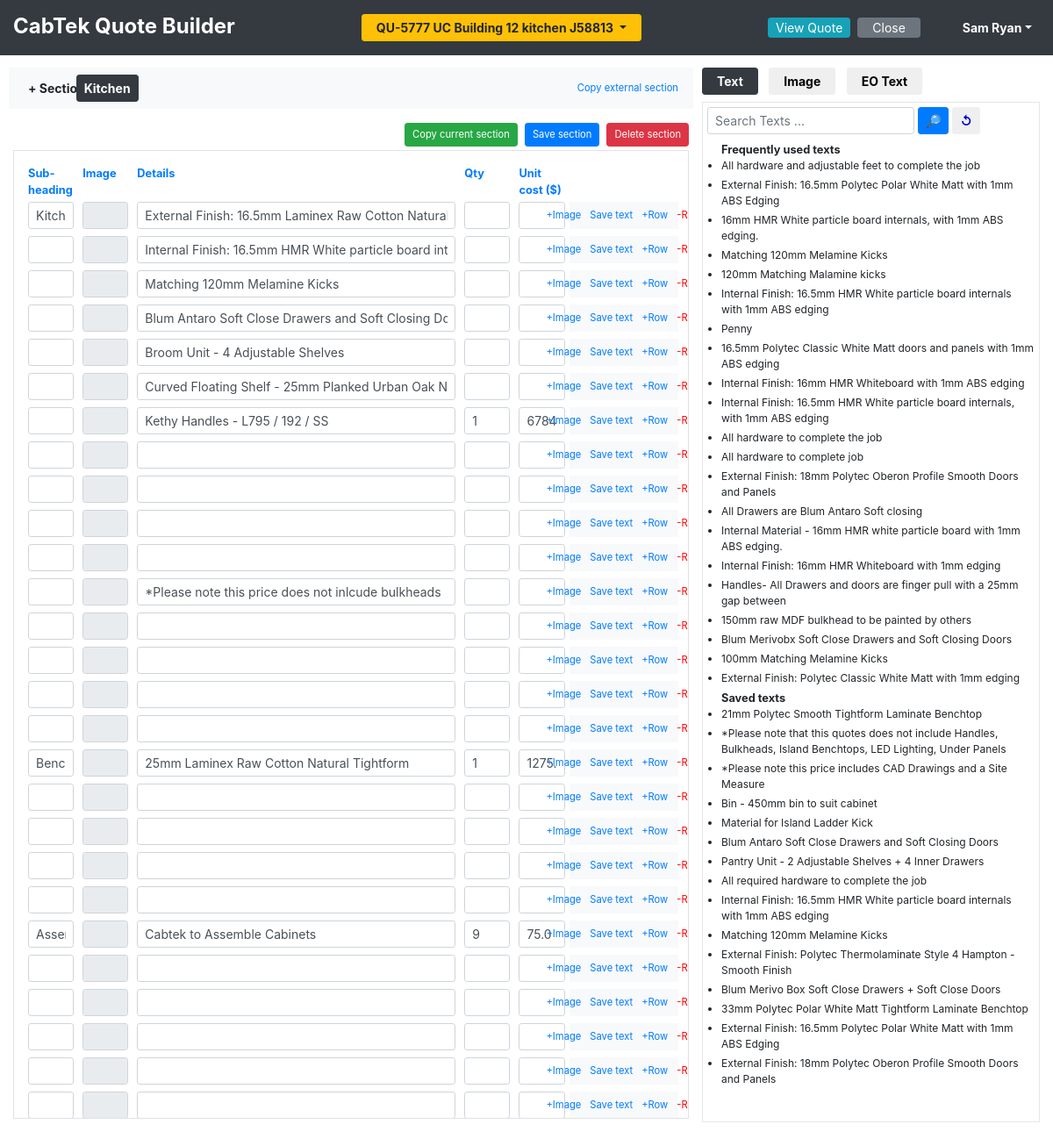
Screenshot of /add_quote_details/QU-5777 UC Building 12 kitchen J58813 (signed in) with the database file from the repository.
### tables this page shows
CREATE TABLE quotes_table (
            quote_id INTEGER PRIMARY KEY AUTOINCREMENT,
            quote_name TEXT NOT NULL UNIQUE,
            user_id INTEGER NOT NULL,
            date_quote_created TEXT,
            customer_name TEXT,
            customer_email TEXT,
            customer_phone_no TEXT,
            delivery_info TEXT,
            quote_name_lower_case TEXT,
            time_stamp INTEGER,
            rev_date TEXT,
            is_template TEXT,
            quote_status_id INTEGER
        , revision_dates TEXT, joinery_supply_type TEXT, is_diy Text, company_id Integer);

CREATE TABLE user_table (
            user_id Integer PRIMARY KEY AUTOINCREMENT,
            user_name TEXT NOT NULL UNIQUE,
            full_name TEXT NOT NULL,
            email_id TEXT NOT NULL,
            user_password TEXT NOT NULL,
            mobile_no TEXT,
            phone_no TEXT,
            user_type_id Integer
            
        );

CREATE TABLE section_names_table (
            section_name_id INTEGER PRIMARY KEY AUTOINCREMENT,
            section_name TEXT NOT NULL UNIQUE,
            section_name_lower_case TEXT  
        );

CREATE TABLE frequently_used_text_table (
            id INTEGER PRIMARY KEY AUTOINCREMENT,
            user_id INTEGER NOT NULL,
            text TEXT NOT NULL,
            count INTEGER,
            text_lower_case TEXT
        );

CREATE TABLE texts_table (
            text_id INTEGER PRIMARY KEY AUTOINCREMENT,
            user_id INTEGER,
            text TEXT NOT NULL,
            text_lower_case TEXT,
            time_stamp INTEGER
        );

### app.py (the view, shortened to what this page needs)
@app.route('/add_quote_details/<quote_name>', methods=['GET'])
@app.route('/add_quote_details/<quote_name>/<add_new_section>/<section_name>', methods=['GET'])
def add_quote_details(quote_name, section_name = "none", add_new_section = "no"):
    try:
        if 'user_info' in session:
            selected_section_name = None
            user_id = session['user_info']['user_id']
            section_name = section_name.strip()
            add_new_section = add_new_section.strip()
            all_images = quote_builder_db.get_all_images()
            all_image_tags = quote_builder_db.get_all_image_tags()
            texts_by_user_id = quote_builder_db.get_texts_by_user_id(user_id)
            frequently_used_texts_by_user_id = quote_builder_db.get_frequently_used_texts_by_user_id(user_id)
            all_section_names = quote_builder_db.get_all_section_names()
            all_section_image_size = quote_builder_db.get_all_section_image_size()
            quote_data = quote_builder_db.get_quote_data(quote_name)
            quote_info = quote_builder_db.get_quote_info_by_quote_name(quote_name)
            quote_info['quoted_by'] = quote_builder_db.get_user_info_by_id(user_id)['full_name']
            eo_excel_text = []
            eo_excel_by_user_id = quote_builder_db.get_eo_excel_by_user_id(user_id)
            if eo_excel_by_user_id :
                eo_excel_id = eo_excel_by_user_id[0]['id']
                eo_excel_text = quote_builder_db.get_eo_excel_text_by_eo_excel_id(eo_excel_id)
            if quote_name and section_name == 'none' and add_new_section == 'no':
                section_names = quote_data['section_names']
                if section_names:
                    selected_section_name = section_names[0]
                    return render_template('add_quote_details.html', all_images=all_images, quote_info=quote_info, texts_by_user_id=texts_by_user_id, all_section_names=all_section_names , quote_data =quote_data, selected_section_name = selected_section_name , page_name = 'add_quote_details' , eo_excel_text = eo_excel_text, all_image_tags = all_image_tags , all_section_image_size = all_section_image_size, frequently_used_texts_by_user_id = frequently_used_texts_by_user_id)
        else:
            return render_template('login_error.html')
    except Exception as ex:
        print(f'Error:"{ex}" [In function {inspect.stack()[0][3]}]')

### templates/add_quote_details.html (shortened to what this page needs)
{% include "header.html" %}
<div class="main-div">
    {% if 'user_info' in session %}
    <div class="row " style="overflow-x: hidden;">
        <div class="col-md-8 pt-1" id="add_quote_details_div">
            <div class="row">
                <div class="col-md-12">
                    <div class="form-row bg-light p-2">
                        <div class="col-md-1">
                            <button class="btn btn-light bold btn-sm  " onclick="AddNewSection()">+ Section</button>
                        </div>
                        <div class="col-md-9 " id="section_names_div">
                            {% if quote_data['section_names']|length > 0 %}
                            {% for section_name in quote_data['section_names'] %}
                            {% if section_name == selected_section_name %}
                            <a href="#" onclick="sectionNameOnClick(this)" type="button" class="btn btn-sm  d-inline-block bold btn-dark">{{section_name}}</a>
                            {% else %}
                            <a href="#" onclick="sectionNameOnClick(this)" type="button" class="btn btn-sm  d-inline-block bold text-dark underline">{{section_name}}</a>
                            {% endif %}
                            {% endfor %}
                            {% endif %}
                        </div>
                        <div class="col-md-2 d-flex justify-content-end px-0">
                            <button type="button" class="btn btn-link btn-sm" data-user_id="{{ session['user_info']['user_id'] }}"  id="copy_external_section_btn" onclick="loadModalCopyExternalSection(this)"> <small>Copy external section</small></button>
                        </div>
                    </div>
                </div>
            </div>
            <div class="form-row mt-3 mb-1">
                <div class="col-md-12 d-flex justify-content-end">
                    <button type="button" class="btn btn-sm   btn-success   d-inline-block ml-2 {{ '' if selected_section_name else 'hide' }}" id="copy_current_section_btn" onclick="copyCurrentSection()"> <small>Copy current section</small></button>
                    <button type="button" class="btn btn-sm  btn-primary   d-inline-block ml-2 {{ '' if selected_section_name else 'hide' }}" id="save_section_btn" onclick="saveCurrentSectionDetailsToDB()"><small>Save section</small></button>
                    <button type="button" class="btn btn-sm  btn-danger    d-inline-block ml-2 {{ '' if selected_section_name else 'hide' }}" id="delete_section_btn" onclick="deleteSelectedSection()"> <small class="">Delete section</small></button>
                </div>
            </div>
            <div class="border  p-3 {{ '' if quote_data['section_names']|length > 0 else 'hide' }}" id="quote_detail_div" style="overflow-x: hidden; overflow-y: auto; height: 78vh;">
                {% if selected_section_name %}
                <div class="form-row">
                    <div class="col-md-1 mb-1 text-primary "><small class="bold">Sub-heading</small></div>
                    <div class="col-md-1 mb-1 text-primary "><small class="bold">Image</small></div>
                    <div class="col-md-6 mb-1 text-primary "><small class="bold">Details</small></div>
                    <div class="col-md-1 mb-1 text-primary "><small class="bold">Qty</small></div>
                    <div class="col-md-1 mb-1 text-primary "><small class="bold">Unit cost ($)</small></div>
                    <div class="col-md-2 mb-1 text-primary "><small class="bold"></small></div>
                </div>
                {% endif %}
                {% set section_data = quote_data['all_sections_data'][selected_section_name] %}
                <div class="" id="section_details_div">
                    {% if selected_section_name %}
                    {% set section_detail_rows = section_data['section_detail_rows'] %}
                    {% for row in section_detail_rows %}
                    <div class="form-row section_detail_row mb-2" id="section_detail_row_{{loop.index}}">
                        <div class="col-md-1">
                            <input type="text" class="form-control form-control-sm" name="section_sub_heading_{{loop.index}}" autocomplete="off" value="{{row['section_sub_heading']}}">
                        </div>
                        <div class="col-md-1">
                            <input type="text" class="form-control form-control-sm" name="section_image_row_{{loop.index}}" autocomplete="off" value="{{row['section_image_row']}}" readonly tabindex="-1">
                        </div>
                        <div class="col-md-6">
                            <input type="text" class="form-control form-control-sm " name="section_text_row_{{loop.index}}" autocomplete="off" value="{{row['section_text']}}">
                        </div>
                        <div class="col-md-1">
                            <input type="number" class="form-control form-control-sm" name="section_qty_row_{{loop.index}}" autocomplete="off" value="{{ '' if row['section_qty_row'] == 0 else row['section_qty_row'] }}">
                        </div>
                        <div class="col-md-1">
                            <input type="number" class="form-control form-control-sm" name="unit_cost_row_{{loop.index}}" autocomplete="off" value="{{ '' if row['section_unit_cost_row'] == 0 else row['section_unit_cost_row']}}">
                        </div>
                        <div class="col-md-2 bg-light d-flex justify-content-center px-0">
                            <button type="button" class="btn btn-sm btn-link  px-1" name="add_remove_row_image_btn_{{loop.index}}" data-img_inp_name="section_image_row_{{loop.index}}" onclick="addRemoveRowImage(this)" tabindex="-1">
                                {% if row['section_image_row']|length > 0 %} <small class="text-red">-Image</small> {% else %} <small>+Image</small> {% endif %}
                            </button>
                            <button type="button" class="btn btn-sm btn-link px-1" onclick="saveTextToDb('section_detail_row_{{loop.index}}' , 'section_text_row_{{loop.index}}')" tabindex="-1"><small>Save text</small></button>
                            <button type="button" class="btn btn-sm btn-link px-1" onclick="addNewSectionDetailsRowBelow('section_detail_row_{{loop.index}}')" tabindex="-1"><small>+Row</small></button>
                            <button type="button" class="btn btn-sm btn-link px-1 text-red" onclick="removeSectionDetailsRow('section_detail_row_{{loop.index}}')" tabindex="-1"><small>-Row</small></button>
                        </div>
                    </div>
                    {% endfor %}
                    {% endif %}
                </div>
            </div>
        </div>
        <div class="col-md-4 pl-0 pt-1 {{ '' if quote_data['section_names']|length > 0 else 'hide' }}" id="add_resources_div">
            <div class="mb-2">
                <button type="button" id="addTextBtn" class="btn btn-sm btn-dark  bold pl-3 pr-3 mr-2" onclick="showAddTextDiv()">Text</button>
                <button type="button" id="addImageBtn" class="btn btn-sm  bold pl-3 pr-3 mr-2" onclick="showAddImageDiv()">Image</button>
                <button type="button" id="addEoTextBtn" class="btn btn-sm   bold pl-3 pr-3" onclick="showAddEoTextDiv()">EO Text</button>
            </div>
            <div id="addTextDiv" class=" color-border">
                <div class="row mb-2">
                    <div class="col-md-12 ">
                        <div class="input-group" id="text_serach_div">
                            <div class="form-outline mr-1">
                                <input type="text" id="text_search_input" name="text_search_word" placeholder="Search Texts ..." class="form-control form-control-sm" autocomplete="off" tabindex="0" />
                            </div>
                            <button type="button" class="btn btn-sm btn-primary  mr-1" onclick="getSearchedTextsFromDb()"> &#128270; </button>
                            <button type="button" class="btn btn-sm text-blue bold  " onclick="refreshTextResultDiv()"> &#8634; </button>
                        </div>
                    </div>
                </div>
                <div id="text_display_div" style=" overflow-x: hidden; overflow-y: auto; height: 78.5vh;">
                    <ul id="frequently_used_text_ul_block" class="pl-3 my-0">
                        {% if frequently_used_texts_by_user_id %}
                        <small class="bold">Frequently used texts</small>
                        {% for text in frequently_used_texts_by_user_id %}
                        <li class="mb-1" id="frequently_used_text_li_id_{{text['id']}}">
                            <span class="pr-1" onclick="addTextToQuoteDetail(this.id)" id="frequently_used_text_id_{{text['id']}}">{{text['text']}}</span>
                        </li>
                        {% endfor %}
                        {% endif %}
                    </ul>
                    <ul id="text_ul_block" class="pl-3">
                        {% if texts_by_user_id %}
                        <small class="bold">Saved texts</small>
                        {% for text in texts_by_user_id %}
                        <li class="mb-1" id="text_li_id_{{ text['text_id'] }}">
                            <span class="pr-1" onclick="addTextToQuoteDetail(this.id)" id="text_id_{{text['text_id']}}">{{text['text']}}</span>
                        </li>
                        {% endfor %}
                        {% endif %}
                    </ul>
                </div>
            </div>
        </div>
    </div>
    {% else %}
    <center>
        <p class=" text-red">Ooopss.. Seems like you are logged out..</p>
        <a href="{{url_for('login')}}"> Click here to login again </a>
    </center>
    {% endif %}
</div>
{% include "footer.html" %}

### templates/header.html (shortened to what this page needs)
<html lang="en">
{% set active_page = page_name %}
<head>
    <link href="{{ url_for('static', filename='vendor/bootstrap4/css/bootstrap.min.css') }}" rel="stylesheet">
    <link href="{{ url_for('static', filename='mycss/styles.css')}}" rel="stylesheet">
    <link href="{{ url_for('static', filename='mycss/view_quote_style.css')}}" rel="stylesheet">
    <link rel="stylesheet" type="text/css" href="{{ url_for('static', filename='mycss/disble_printing.css')}}"
        media="print" />
</head>
<body>
    <nav class="navbar navbar-expand-lg bg-dark sticky-top p-0">
        <div class="container-fluid  m-0 pt-3 pb-3">
            <div class="nav navbar-nav">
                <p class="nav-link text-white bold h4 p-0  m-0 mr-5">CabTek Quote Builder</p>
                {% if active_page == 'add_quote_details' or active_page == 'view_quote' %}
                <div class="dropdown mr-5 ml-5">
                    <button class="btn btn-warning dropdown-toggle btn-sm pl-3 pr-3 bold ml-5 mr-5" type="button"
                        data-toggle="dropdown"><span id="quote_name">{{ quote_info['quote_name'] }} </span> </button>
                </div>
                {% endif %}
                {% if active_page == 'add_quote_details' %}
                <li><a class="nav-link btn btn-sm btn-info p-0 pl-2  pr-2 mt-1 mr-2 ml-5" type="button" href="#"
                        onclick="autoSaveSectionDetails(true,false)"><span class="text-white"> View Quote </span></a>
                </li>
                <li><a class="nav-link btn btn-sm btn-secondary text-white mt-1 p-0 pl-3 pr-3 mr-2" type="button"
                        href="#" onclick="autoSaveSectionDetails(false,true)">Close</a></li>
                {% endif %}
            </div>
            <div class="dropdown nav navbar-nav navbar-right   p-0">
                {% if 'user_info' in session %}
                <button class="btn btn-sm btn-dark dropdown-toggle bold" type="button" id="dropdownMenuUser"
                    data-toggle="dropdown" aria-haspopup="true" aria-expanded="false">{{
                    session['user_info']['full_name'] }}</button>
                {% endif %}
            </div>
        </div>
    </nav>

### rows the page displays
quotes_table: quote_name "QU-5777 UC Building 12 kitchen J58813"
user_table: user_info.full_name "Sam Ryan"
section_names_table: section_name "Kitchen"
frequently_used_text_table: text "All hardware and adjustable feet to complete the job"
frequently_used_text_table: text "External Finish: 16.5mm Polytec Polar White Matt with 1mm ABS Edging"
frequently_used_text_table: text "16mm HMR White particle board internals, with 1mm ABS edging."
frequently_used_text_table: text "Matching 120mm Melamine Kicks"
frequently_used_text_table: text "120mm Matching Malamine kicks"
frequently_used_text_table: text "Internal Finish: 16.5mm HMR White particle board internals with 1mm ABS edging"
frequently_used_text_table: text "Penny"
frequently_used_text_table: text "16.5mm Polytec Classic White Matt doors and panels with 1mm ABS edging"
frequently_used_text_table: text "Internal Finish: 16mm HMR Whiteboard with 1mm ABS edging"
frequently_used_text_table: text "Internal Finish: 16.5mm HMR White particle board internals, with 1mm ABS edging"
frequently_used_text_table: text "All hardware to complete the job"
frequently_used_text_table: text "All hardware to complete job"
frequently_used_text_table: text "External Finish: 18mm Polytec Oberon Profile Smooth Doors and Panels"
frequently_used_text_table: text "All Drawers are Blum Antaro Soft closing"
frequently_used_text_table: text "Internal Material - 16mm HMR white particle board with 1mm ABS edging."
frequently_used_text_table: text "Internal Finish: 16mm HMR Whiteboard with 1mm edging"
frequently_used_text_table: text "Handles- All Drawers and doors are finger pull with a 25mm gap between"
frequently_used_text_table: text "150mm raw MDF bulkhead to be painted by others"
frequently_used_text_table: text "Blum Merivobx Soft Close Drawers and Soft Closing Doors"
frequently_used_text_table: text "100mm Matching Melamine Kicks"
frequently_used_text_table: text "External Finish: Polytec Classic White Matt with 1mm edging"
texts_table: text "21mm Polytec Smooth Tightform Laminate Benchtop"
texts_table: text "*Please note that this quotes does not include Handles, Bulkheads, Island Benchtops, LED Lighting, Under Panels"
texts_table: text "*Please note this price includes CAD Drawings and a Site Measure"
texts_table: text "Bin - 450mm bin to suit cabinet"
texts_table: text "Material for Island Ladder Kick"
texts_table: text "Blum Antaro Soft Close Drawers and Soft Closing Doors"
texts_table: text "Pantry Unit - 2 Adjustable Shelves + 4 Inner Drawers"
texts_table: text "All required hardware to complete the job"
texts_table: text "Internal Finish: 16.5mm HMR White particle board internals with 1mm ABS edging"
texts_table: text "Matching 120mm Melamine Kicks"
texts_table: text "External Finish: Polytec Thermolaminate Style 4 Hampton - Smooth Finish"
texts_table: text "Blum Merivo Box Soft Close Drawers + Soft Close Doors"
texts_table: text "33mm Polytec Polar White Matt Tightform Laminate Benchtop"
texts_table: text "External Finish: 16.5mm Polytec Polar White Matt with 1mm ABS Edging"
texts_table: text "External Finish: 18mm Polytec Oberon Profile Smooth Doors and Panels"
